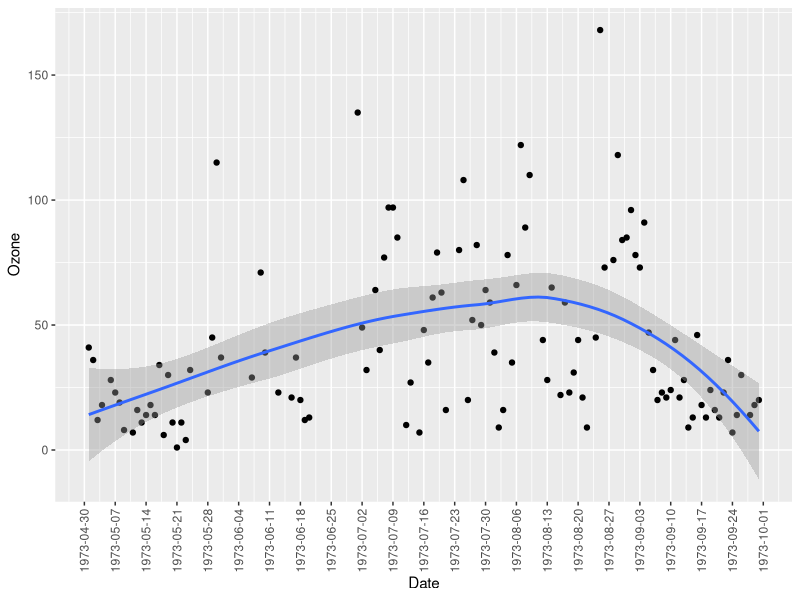
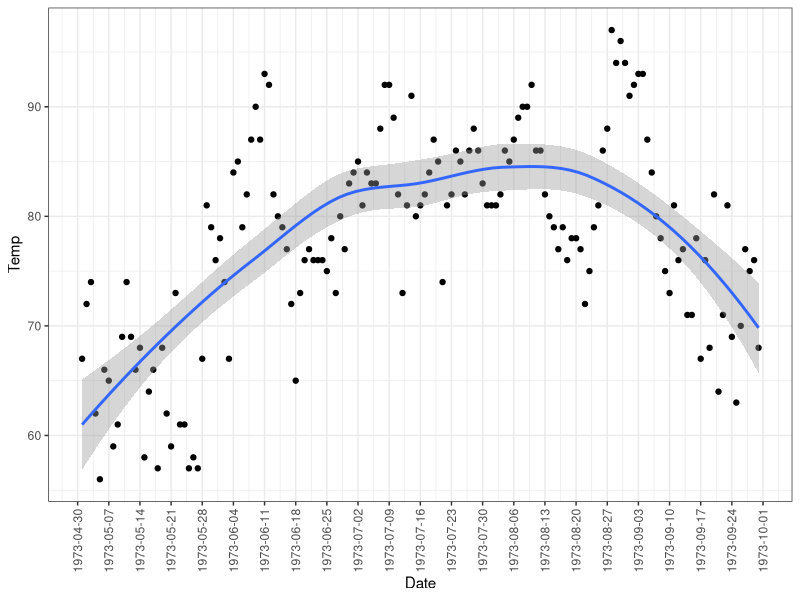
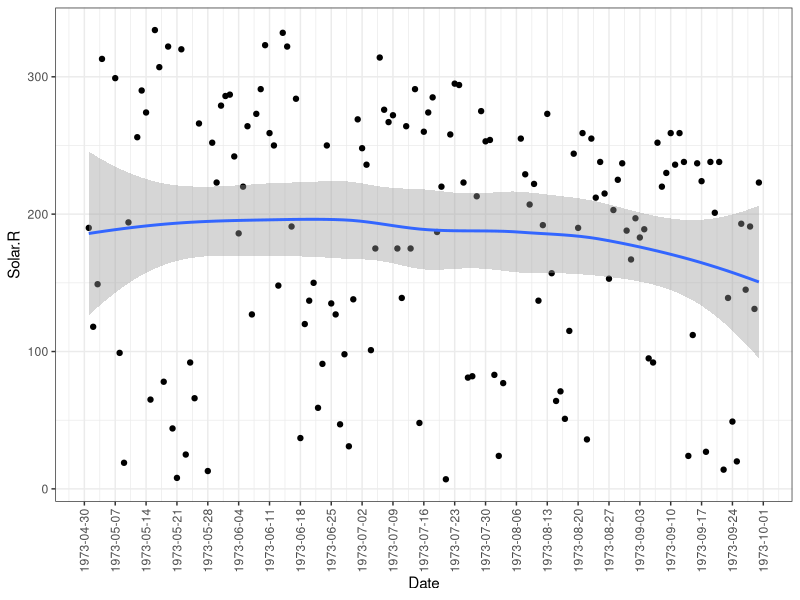
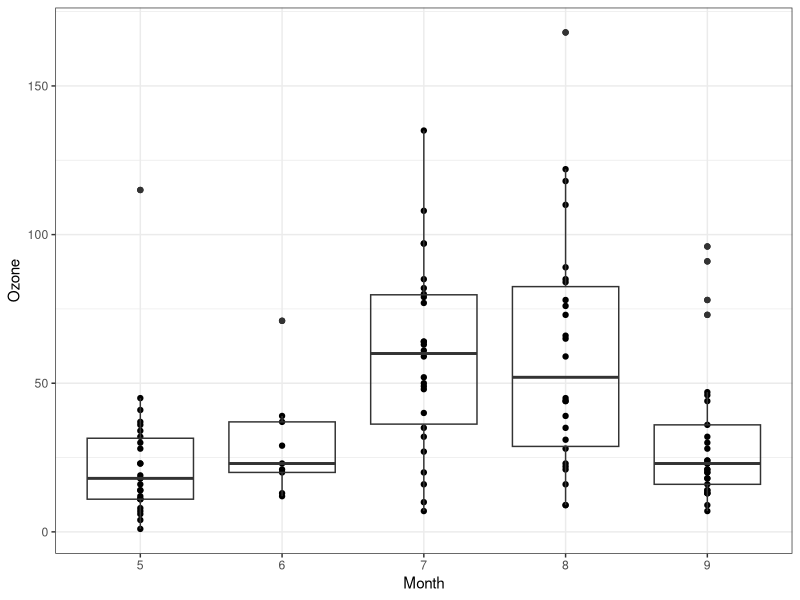
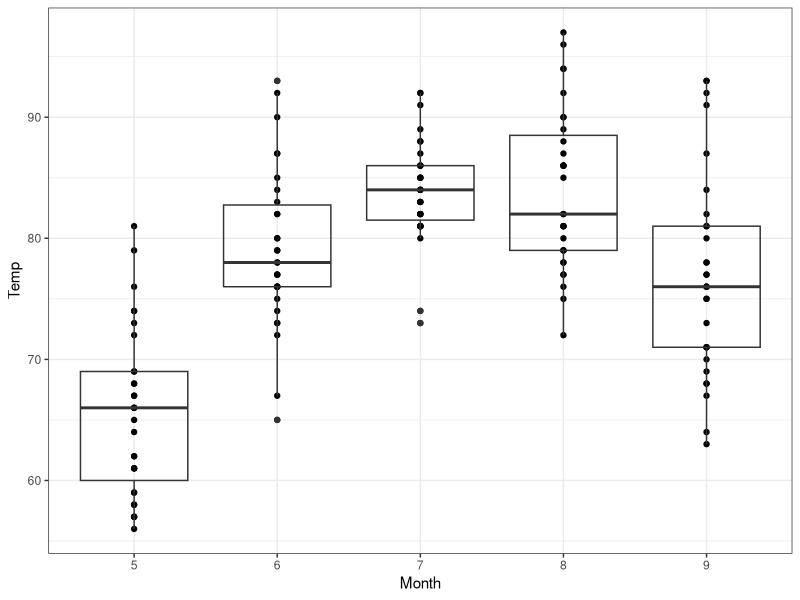
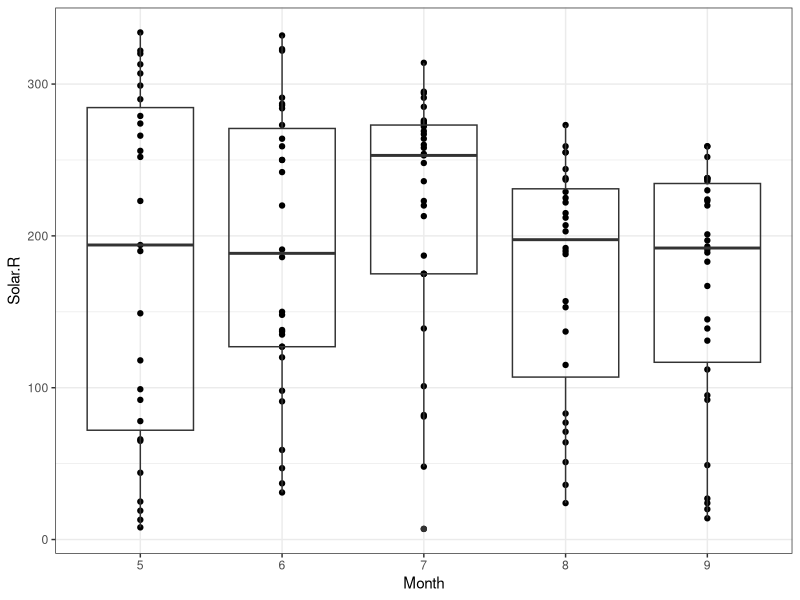
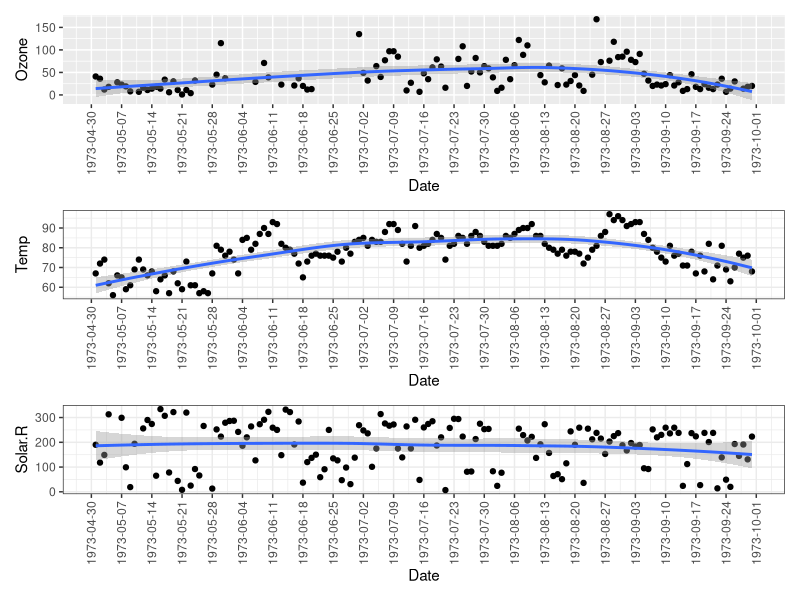
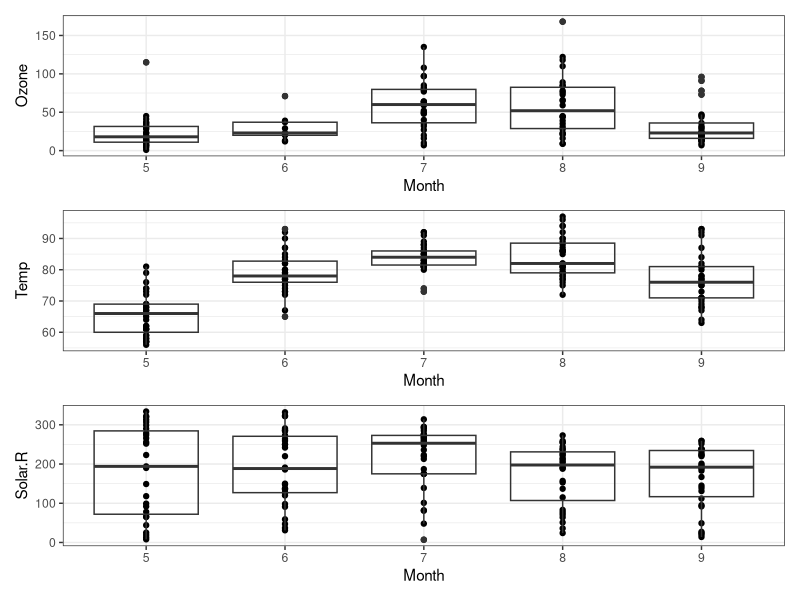

These figures' R source, in order: (Note: this script raises an error after producing the figures.)
## ---- chunk 1
knitr::opts_chunk$set(echo = FALSE) # knits results only from code chunks
## ---- chunk 2
library(tidyverse) # a universe of tidy data packages
library(patchwork) # for multipanel plots
## ---- chunk 3
# load dataset and get familiar with observed values, including NAs
airquality <- datasets::airquality # load dataset

str(airquality) # examine data structure: column types
summary(airquality) # summarize data: min, mean, max, NAs
head(airquality) # preview six rows of data
View(airquality) # view separately
print(class(airquality))
## ---- chunk 4
# we know that the data was collected in 1973 so let's add a Year column
airquality$Year <- as.integer(1973)

# use lubridate to manually create a date column in YYYY-MM-DD standard format
airquality$Date <- lubridate::as_date(paste(airquality$Year, airquality$Month, airquality$Day, sep= ' '))

#print(class(airquality$Date))

head(airquality)

## ---- chunk 5
# we also know the data were recorded in New York so let's add a Site column
airquality$Site <- "New York"
head(airquality)
## ---- chunk 6
# let's focus on ozone, solar, and temperature data (remove wind)
# format is df[row, column] where a negative sign (-) removes a specific column
airquality <- airquality[ , -3]

head(airquality)
## ---- chunk 7
# identify missing values that create incomplete cases (where one or more variables
# have missing values in a given row)
missing_data <- airquality[!complete.cases(airquality),]
View(missing_data)

# calculate proportion missing data
round(42/153*100, digits=0) 

# result: 42 out of 153 rows have missing values in one or more variables
# this is approximately 27% of the dataset
# this is an important consideration for time series analyses which require
# evenly spaced time stamps
## ---- chunk 8
# Daily ozone
plot_ozone <- ggplot(airquality, aes(Date, Ozone))+
  geom_point()+
  geom_smooth()+
  theme(axis.text.x = element_blank())+
  scale_x_date(date_breaks = "1 week")+
  theme(axis.text.x = element_text(angle=90, vjust=0.5))
plot_ozone


## check the warning messages in your console: what are the origins of the 37
## rows that were removed? double check data frame and identify --> NAs
missing_data_ozone <- airquality[!complete.cases(airquality$Ozone),]
View(missing_data_ozone)
## ---- chunk 9
# Daily temperature
plot_temp <- ggplot(airquality, aes(Date, Temp))+
  geom_point()+
  geom_smooth()+
  theme_bw()+
  scale_x_date(date_breaks = "1 week")+
  theme(axis.text.x = element_text(angle=90, vjust=0.5))
plot_temp
## ---- chunk 10
# Daily Solar.R
plot_Solar.R <- ggplot(airquality, aes(Date, Solar.R))+
  geom_point()+
  geom_smooth()+
  theme_bw()+
  scale_x_date(date_breaks = "1 week")+
  theme(axis.text.x = element_text(angle=90, vjust=0.5))
plot_Solar.R

#what do the 7 rows errors mean/why do they happen? - oh, it's because solar.R column has 7 NAs.
## ---- chunk 11
# Monthly ozone
plot_ozone2 <- ggplot(airquality, aes(as.factor(Month), Ozone))+
  geom_point()+
  geom_boxplot(fill=NA)+
  theme_bw()+
  labs(x="Month")
plot_ozone2
## ---- chunk 12
# Monthly temperature
plot_temp2 <- ggplot(airquality, aes(as.factor(Month), Temp))+
  geom_point()+
  geom_boxplot(fill=NA)+
  theme_bw()+
  labs(x="Month")
plot_temp2
## ---- chunk 13
# Monthly Solar.R
plot_Solar.R2 <- ggplot(airquality, aes(as.factor(Month), Solar.R))+
  geom_point()+
  geom_boxplot(fill=NA)+
  theme_bw()+
  labs(x="Month")
plot_Solar.R2
## ---- chunk 14
## compare daily vs. monthly plots using the "patchwork" package

# multipanel plot 1 - Daily
plot_ozone + plot_temp + plot_Solar.R + patchwork::plot_layout(nrow=3, ncol=1)

# multipanel plot 2 - Monthly
plot_ozone2 + plot_temp2 + plot_Solar.R2 + patchwork::plot_layout(nrow=3, ncol=1)

# multipanel plot 3 - Side by side comparison
(plot_ozone / plot_temp / plot_Solar.R ) | (plot_ozone2 / plot_temp2 / plot_Solar.R2)

#??? how to use the below function?
# pro tip: use the function "theme(axis.text.x = element_blank())" to remove
# redundant dates in the top two daily plots
## ---- chunk 15
# learn to use pipe operators with the package "magrittr" in the tidyverse
# 1) rename column
airquality1 <- airquality %>% # shortcut: ctrl-shift-m (PC) or cmd-shift-m (Mac)
  rename(Solar=Solar.R) # because coding Solar.R over and over is tedious
head(airquality1)


# 2) create a column with month as a factor instead of integer
airquality2 <- airquality1 %>% 
  mutate(Month_fac=factor(Month)) # an ordered category
head(airquality2)
## ---- chunk 16
# 3) summarize average and coefficient of variation of Ozone measurements by month

# definition: The coefficient of variation (CV) is the ratio of the standard deviation to the mean. The higher the coefficient of variation, the greater the level of dispersion around the mean. It is generally expressed as a percentage.

CV <- function(x, ...){(sd(x, ...)/mean(x, ...))*100} # specify a function for CV

## a) calculate means and standard errors with NAs present
airquality3a <- airquality2 %>% 
  group_by(Month_fac) %>% # group by category
  summarize(Ozone_mean=mean(Ozone), Ozone_CV=CV(Ozone), 
            Temp_mean=mean(Temp), Temp_CV=CV(Temp), 
            Solar_mean=mean(Solar), Solar_CV=CV(Solar))
summary(airquality3a)

## b) calculate means and standard errors with NAs removed
airquality3b <- airquality2 %>% 
  group_by(Month_fac) %>% 
  summarize(Ozone_mean=mean(Ozone, na.rm=T), Ozone_CV=CV(Ozone, na.rm=T),
            Temp_mean=mean(Temp, na.rm=T), Temp_CV=CV(Temp, na.rm=T),
            Solar_mean=mean(Solar, na.rm=T), Solar_CV=CV(Solar, na.rm=T))
summary(airquality3b)

# Removing the NAs allows us to calculate monthly mean and CV
## ---- chunk 17
# summarize monthly data by running all pipes in one chunk 
airquality_month <- airquality %>% 
  rename(Solar=Solar.R) %>% 
  mutate(Month_fac=factor(Month)) %>% 
  group_by(Month_fac) %>% # Site would go here if there were >1 in the dataset
  summarize(Ozone_mean=mean(Ozone, na.rm=T), Ozone_CV=CV(Ozone, na.rm=T),
            Temp_mean=mean(Temp, na.rm=T), Temp_CV=CV(Temp, na.rm=T),
            Solar_mean=mean(Solar, na.rm=T), Solar_CV=CV(Solar, na.rm=T))
head(airquality_month)
## ---- chunk 18
# check for missing data again

# identify missing values that create incomplete cases (where one or more variables
# have missing values in a given row)
missing_data_bin <- airquality_month[!complete.cases(airquality_month),]
View(missing_data_bin)

# no more missing data for monthly time stamps - now we have evenly spaced data
## ---- chunk 19
# your awesome plots here
plot_ozone_mean <- ggplot(airquality_month, aes(as.Date(Month_fac), Ozone_mean))+
  geom_point()+
  geom_smooth()+
  theme(axis.text.x = element_blank())+
  scale_x_date(date_breaks = "1 week")+
  theme(axis.text.x = element_text(angle=90, vjust=0.5))
plot_ozone_mean

## ---- chunk 20
# airquality is in a "tidy" long format which has unique records in rows and 
# variables in columns - but MARSS requires wide format

# widen dataframe using pivot_wider function 
# pro tip: use the ? before a function to view documentation and examples
?pivot_wider


# simple example using mean monthly ozone data
# first filter out column
ozone_month <- airquality_month %>% 
  select(Month_fac, Ozone_mean)

ozone_month_w <- ozone_month %>% # w is for wide
  pivot_wider(
    id_cols = Month_fac,
    names_from = Month_fac, # this is the unique index
    values_from = Ozone_mean
  )
head(ozone_month_w)

# now go back to long format
ozone_month_l <- ozone_month_w %>% # l is for long
  pivot_longer(
    cols = "5":"9", # wide format columns to pivot back into long format
    names_to = "Month_fac", # specify new name for month column
    values_to = "Ozone_mean" # specify new name for ozone column
  )
head(ozone_month_l)

# pro tip: for datasets with distinct sites, transform your site column using the 
# function column_to_rownames(var="Site") 
# before pivoting to wide format to get a unique row name for each site, 
# this prepares the dataframe to be turned into a matrix object
## ---- chunk 21
# convert a wide-format dataframe into a matrix object
ozone_month_w_mat <- as.matrix(ozone_month_w)
# now go back
ozone_month_w_df <- as_data_frame(ozone_month_w_mat)
ozone_month_w_df
# et voila! you are now a data wRangler! you have loaded, inspected, visualized, summarized, piped, reformatted, and matrix-ed data using the tidyverse.
## ---- chunk 22
# first we will generate a df with 30 days of data taken at 15 min intervals
df <- data.frame(datetime = seq(lubridate::ymd_hms('2019-01-21 00:00:00'), 
                                by = '15 min',length.out=(60*24*30/15)), 
                 data = rnorm(60*24*30/15),
                 ID = 1:2880)

str(df) # examine data structure: column types
summary(df) # summarize data: min, mean, max, NAs
head(df) # preview six rows of data
View(df) # view separately
## ---- chunk 23
# then for the sake of the exercise we will remove rows from the dataframe to
# simulate missing measurements that are common with field sensors

remove <- tibble(ID= runif(100, min=1, max=2880)) %>%  # generate random IDs to remove
  round(digits=0) # specify whole numbers

df2 <- df %>% 
  anti_join(remove, by="ID") # remove rows that they have in common - now 2780 rows

head(df2)
## ---- chunk 24

# extract date in separate column using lubridate as_date
?as_date
df$date <- lubridate::as_date(df$datetime)
df
# calculate mean daily values using group_by and summarize
df_mean_daily <- df %>% 
  group_by(date) %>% 
  summarize(mean_value = mean(data))
df_mean_daily

# convert to wide format using pivot_wider
df_daily_w <- df_mean_daily %>% # w is for wide
  pivot_wider(
    id_cols = date,
    names_from = date, # this is the unique index
    values_from = mean_value
  )
head(df_daily_w)

#now to plot:
mean_plot <- ggplot(df_mean_daily, aes(date, mean_value))+
  geom_point()+
  theme_bw()+
  scale_x_date(date_breaks = "1 week")+
  theme(axis.text.x = element_text(angle=90, vjust=0.5))

daily_plot <- ggplot(df, aes(date, data))+
   geom_point()+
  theme_bw()+
  scale_x_date(date_breaks = "1 week")+
  theme(axis.text.x = element_text(angle=90, vjust=0.5))

mean_plot + daily_plot


